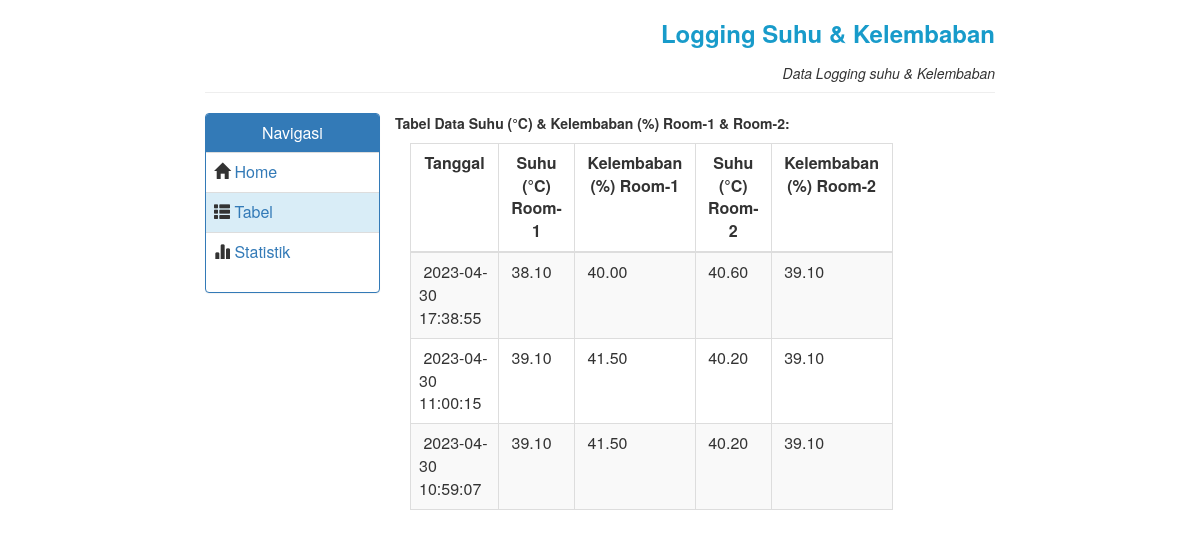
/tables.php, run on the app's committed database.
### tables this page shows
CREATE TABLE `panas_dingin` (
  `id` int(100) NOT NULL,
  `Suhu_Panas` float(10,2) NOT NULL,
  `Kelembaban_Panas` float(10,2) NOT NULL,
  `Suhu_Dingin` float(10,2) NOT NULL,
  `Kelembaban_Dingin` float(10,2) NOT NULL,
  `Date_Time` timestamp NOT NULL DEFAULT current_timestamp() ON UPDATE current_timestamp()
);

### tables.php (the view, shortened to what this page needs)
<?php
	include("connection.php");
	$result=mysqli_query($koneksi,"SELECT * FROM `panas_dingin` ORDER BY `Date_Time` DESC LIMIT 10");
?>
<html>
	<head>
		<link rel="stylesheet" href="./css/style.css">
		<link rel="stylesheet" href="./css/bootstrap.css">
	</head>
	<body>
		<div class="row">
			<div class="col-md-8 col-md-offset-2">
				<center><h3 style="text-align:right;" class="hijau tebel">Logging Suhu & Kelembaban</h3></center>
			</div>
			<div class="col-md-2">
			</div>
		</div>
		<div class="row">
			<div class="col-md-8 col-md-offset-2">
				<center><h5 style="text-align:right;" class="miring">Data Logging suhu & Kelembaban</h5></center>
				<hr style="margin-top: 0px; margin-bottom:0px">
			</div>
			<div class="col-md-2">
			</div>
		</div>
		<br>
		<div class="row">
			<div class="col-md-2 col-md-offset-2">
				<div class="panel panel-primary">
  					<div class="panel-heading">
    					<h3 class="panel-title tengah">Navigasi</h3>
  					</div>
  					<div class="panel-body" style="padding:0px;">
    					<table class="table table-stripped table-hover" >
							<tbody>
								<tr>
									<td><span class="glyphicon glyphicon-home"></span><a href="./index.php" style="text-decoration:none;"> Home</a></td>
								</tr>
								<tr class="info">
									<td><span class="glyphicon glyphicon-th-list" ></span><a href="./tables.php" style="text-decoration:none;"> Tabel</a></td>
								</tr>
								<tr>
									<td><span class="glyphicon glyphicon-stats"></span><a href="./stats.php" style="text-decoration:none;"> Statistik</td>
								</tr>
							</tbody>
						</table>
  					</div>
				</div>
			</div>
			<th colspan="2"><p class="tebel">Tabel Data Suhu (&degC) & Kelembaban (%) Room-1 & Room-2:</p></th>
			<div class="col-md-5">
				<table class="table table-striped table-bordered align-left">
					<thead>
						<td><center><p class="tebel" style="margin-top:0px; margin-bottom:0px;">Tanggal</p></center></td>
						<td><center><p class="tebel" style="margin-top:0px; margin-bottom:0px;">Suhu (&degC) Room-1</p></center></td>
						<td><center><p class="tebel" style="margin-top:0px; margin-bottom:0px;">Kelembaban (%) Room-1</p></center></td>
						<td><center><p class="tebel" style="margin-top:0px; margin-bottom:0px;">Suhu (&degC) Room-2</p></center></td>
						<td><center><p class="tebel" style="margin-top:0px; margin-bottom:0px;">Kelembaban (%) Room-2</p></center></td>
					</thead>
					<tbody>
						<?php
		  					if($result!==FALSE){
							    while($row = mysqli_fetch_array($result))
								{
							        printf("<tr><td> &nbsp;%s </td><td> &nbsp;%s&nbsp; </td><td> &nbsp;%s&nbsp; </td><td> &nbsp;%s&nbsp; </td><td> &nbsp;%s&nbsp; </td>",
						            $row["Date_Time"], $row["Suhu_Panas"], $row["Kelembaban_Panas"], $row["Suhu_Dingin"], $row["Kelembaban_Dingin"]);
							    }
							}
      					?>
					</tbody>
			</div>
			</div>
	</body>
</html>

### css/style.css (style rules this page uses)
.hijau { color: #189BCA; }
.tebel { font-weight: bold; }
.miring { font-style: italic; }
.tengah { text-align: center; }
html, body { height: 100%; }

### data on the page
panas_dingin: Date_Time "2023-04-30 17:38:55", Suhu_Panas "38.10", Kelembaban_Panas "40.00", Suhu_Dingin "40.60", Kelembaban_Dingin "39.10"
panas_dingin: Date_Time "2023-04-30 11:00:15", Suhu_Panas "39.10", Kelembaban_Panas "41.50", Suhu_Dingin "40.20", Kelembaban_Dingin "39.10"
panas_dingin: Date_Time "2023-04-30 10:59:07", Suhu_Panas "39.10", Kelembaban_Panas "41.50", Suhu_Dingin "40.20", Kelembaban_Dingin "39.10"
